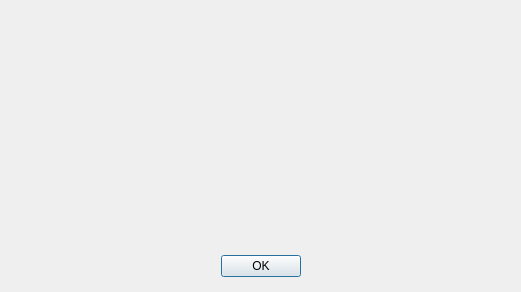
<?xml version="1.0" encoding="UTF-8"?>
<ui version="4.0">
 <class>AboutDialog</class>
 <widget class="QDialog" name="AboutDialog">
  <property name="geometry">
   <rect>
    <x>0</x>
    <y>0</y>
    <width>521</width>
    <height>292</height>
   </rect>
  </property>
  <property name="windowTitle">
   <string/>
  </property>
  <property name="autoFillBackground">
   <bool>true</bool>
  </property>
  <property name="locale">
   <locale language="German" country="Germany"/>
  </property>
  <property name="modal">
   <bool>true</bool>
  </property>
  <widget class="QDialogButtonBox" name="buttonBox">
   <property name="geometry">
    <rect>
     <x>90</x>
     <y>250</y>
     <width>341</width>
     <height>32</height>
    </rect>
   </property>
   <property name="orientation">
    <enum>Qt::Orientation::Horizontal</enum>
   </property>
   <property name="standardButtons">
    <set>QDialogButtonBox::StandardButton::Ok</set>
   </property>
   <property name="centerButtons">
    <bool>true</bool>
   </property>
  </widget>
  <widget class="QLabel" name="lbl_graphics">
   <property name="geometry">
    <rect>
     <x>20</x>
     <y>40</y>
     <width>111</width>
     <height>111</height>
    </rect>
   </property>
   <property name="autoFillBackground">
    <bool>false</bool>
   </property>
   <property name="text">
    <string/>
   </property>
   <property name="pixmap">
    <pixmap resource="resource.qrc">:/bitmaps/assets/embylogo.png</pixmap>
   </property>
   <property name="scaledContents">
    <bool>true</bool>
   </property>
  </widget>
  <widget class="QLabel" name="lbl_text1">
   <property name="geometry">
    <rect>
     <x>140</x>
     <y>9</y>
     <width>361</width>
     <height>221</height>
    </rect>
   </property>
   <property name="sizePolicy">
    <sizepolicy hsizetype="Preferred" vsizetype="Preferred">
     <horstretch>0</horstretch>
     <verstretch>0</verstretch>
    </sizepolicy>
   </property>
   <property name="text">
    <string/>
   </property>
   <property name="alignment">
    <set>Qt::AlignmentFlag::AlignCenter</set>
   </property>
   <property name="wordWrap">
    <bool>true</bool>
   </property>
  </widget>
 </widget>
 <resources>
  <include location="resource.qrc"/>
 </resources>
 <connections>
  <connection>
   <sender>buttonBox</sender>
   <signal>accepted()</signal>
   <receiver>AboutDialog</receiver>
   <slot>accept()</slot>
   <hints>
    <hint type="sourcelabel">
     <x>248</x>
     <y>254</y>
    </hint>
    <hint type="destinationlabel">
     <x>157</x>
     <y>274</y>
    </hint>
   </hints>
  </connection>
  <connection>
   <sender>buttonBox</sender>
   <signal>rejected()</signal>
   <receiver>AboutDialog</receiver>
   <slot>reject()</slot>
   <hints>
    <hint type="sourcelabel">
     <x>316</x>
     <y>260</y>
    </hint>
    <hint type="destinationlabel">
     <x>286</x>
     <y>274</y>
    </hint>
   </hints>
  </connection>
 </connections>
</ui>
